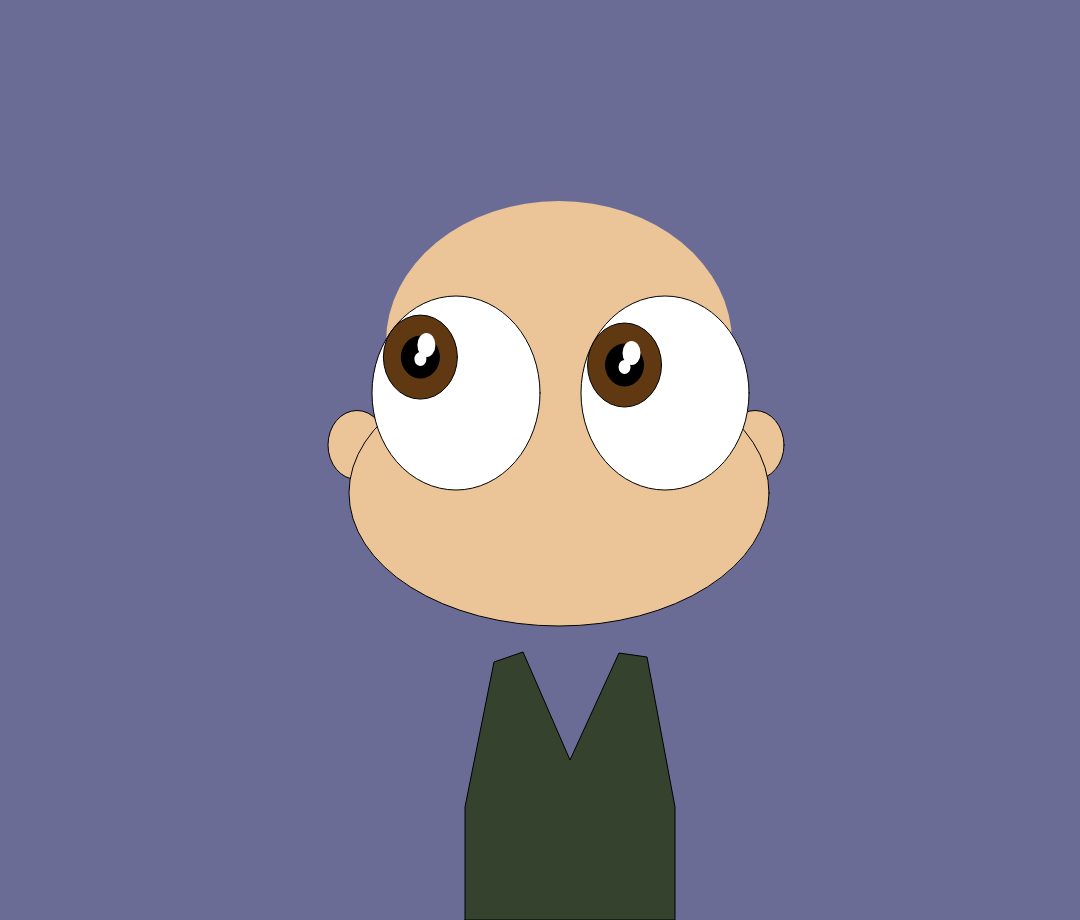
Frame 1 (no input)
Frame 60 (no input): identical to frame 1, image omitted
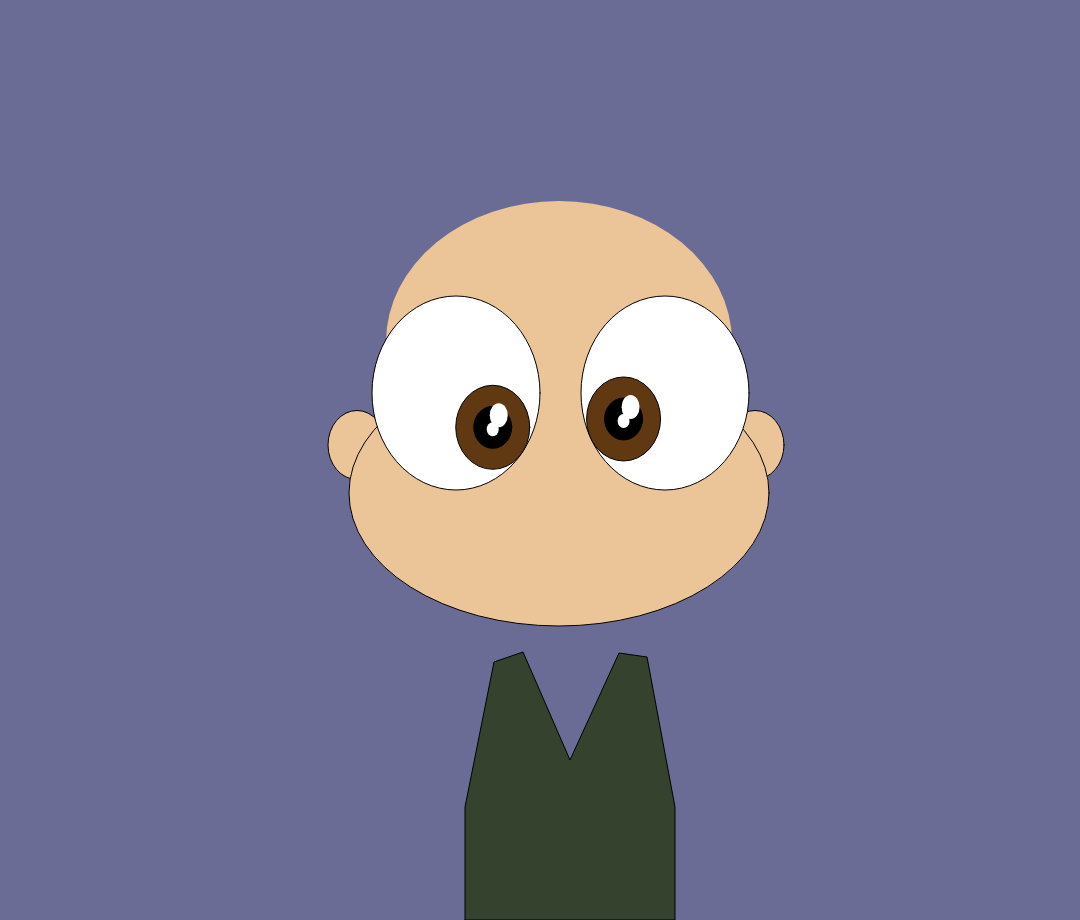
Frame 120 (the mouse pressed at the canvas centre since frame 60)

The p5.js sketch that drew these frames (run headless with seeded random() and noise() and a simulated clock; from frame 60 on, the mouse is pressed at the canvas centre):

// p5.js sketch
// ── sketch.js
//Self portrait

let pupilX = 540;
let pupilY = 438;

let leftEyeX = 456;
let leftEyeY = 393;
let rightEyeX = 665;
let rightEyeY = 393;

let maxX = (168/2) - (74/2);
let maxY = (194/2) - (84/2);

function setup() {
    createCanvas(1080, 920);
}

function draw() {
    background(107, 108, 150);

    //Hair (back)
    fill(96, 57, 19);
    stroke(0);

    beginShape();

    bezierVertex(238, 920);

    bezierVertex(214, 688);
    bezierVertex(256, 641);
    bezierVertex(256, 641);

    bezierVertex(256, 641);
    bezierVertex(205, 706);
    bezierVertex(205, 706);

    bezierVertex(205, 706);
    bezierVertex(273, 566);
    bezierVertex(275, 470);
    
    bezierVertex(278, 370);
    bezierVertex(229, 116);
    bezierVertex(549, 116);
    
    bezierVertex(869, 116);
    bezierVertex(819, 404);
    bezierVertex(819, 524);

    bezierVertex(818, 644);
    bezierVertex(868, 752);
    bezierVertex(868, 752);

    bezierVertex(868, 752);
    bezierVertex(830, 704);
    bezierVertex(830, 704);

    bezierVertex(851, 757);
    bezierVertex(860, 920);
    bezierVertex(860, 920);

    endShape(CLOSE);


    //arms
    fill(235, 196, 152);
    stroke(0);

    beginShape();

    bezierVertex(309, 920);

    bezierVertex(309, 920);
    bezierVertex(425, 707);
    bezierVertex(475, 670);

    bezierVertex(485, 664);
    bezierVertex(528, 650);
    bezierVertex(528, 650);

    bezierVertex(528, 650);
    bezierVertex(528, 620);
    bezierVertex(528, 620);

    bezierVertex(528, 620);
    bezierVertex(603, 620);
    bezierVertex(603, 620);

    bezierVertex(603, 620);
    bezierVertex(603, 650);
    bezierVertex(603, 650);

    bezierVertex(603, 650);
    bezierVertex(647, 658);
    bezierVertex(654, 660);
    
    bezierVertex(715, 679);
    bezierVertex(831, 920);
    bezierVertex(831, 920);

    bezierVertex(831, 920);
    bezierVertex(744, 920);
    bezierVertex(744, 920);

    bezierVertex(744, 920);
    bezierVertex(646, 760);
    bezierVertex(646, 760);

    bezierVertex(646, 760);
    bezierVertex(493, 761);
    bezierVertex(493, 761);

    bezierVertex(493, 761);
    bezierVertex(394, 920);
    bezierVertex(394, 920);

    endShape(CLOSE);
   

    // Vest
    fill(53, 66, 46);
    stroke(0);

    beginShape();

    vertex(465, 920);
    vertex(465, 807);
    vertex(494, 662);
    vertex(523, 652);
    vertex(570, 760);
    vertex(619, 653);
    vertex(647, 657);
    vertex(675, 807);
    vertex(675, 920);

    endShape(CLOSE);

    // Ears
    fill(235, 196, 152);
    stroke(0);
    ellipse(755, 445, 58, 69);
    ellipse(357, 445, 58, 69);

    // Face
    fill(235, 196, 152);
    stroke(0);
    ellipse(559, 493, 420, 266);
    noStroke();
    ellipse(559, 342, 346, 282);

    // Eyes (whites)
    fill(255);
    stroke(0);
    ellipse(665, 393, 168, 194);
    ellipse(456, 393, 168, 194);

    // Left pupil position
    let leftAngle = atan2(pupilY - leftEyeY, pupilX - leftEyeX);
    let leftDist = dist(pupilX, pupilY, leftEyeX, leftEyeY);
    let lx = leftEyeX + cos(leftAngle) * min(leftDist, maxX);
    let ly = leftEyeY + sin(leftAngle) * min(leftDist, maxY);

    // Right pupil position
    let rightAngle = atan2(pupilY - rightEyeY, pupilX - rightEyeX);
    let rightDist = dist(pupilX, pupilY, rightEyeX, rightEyeY);
    let rx = rightEyeX + cos(rightAngle) * min(rightDist, maxX);
    let ry = rightEyeY + sin(rightAngle) * min(rightDist, maxY);

    // Pupila izquierda
    fill(96, 57, 19);
    stroke(0);
    ellipse(lx, ly, 74, 84);
    fill(0);
    ellipse(lx, ly, 38, 42);
    fill(255);
    noStroke();
    ellipse(lx + 6, ly - 12, 18, 24);
    ellipse(lx, ly + 2, 12, 14);

    // Pupila derecha
    fill(96, 57, 19);
    stroke(0);
    ellipse(rx, ry, 74, 84);
    fill(0);
    ellipse(rx, ry, 38, 42);
    fill(255);
    noStroke();
    ellipse(rx + 7, ry - 12, 18, 24);
    ellipse(rx, ry + 2, 12, 14);


    // Hair (front)
    fill(109, 69, 41);
    stroke(0);

    beginShape();

    bezierVertex(558, 256);

    bezierVertex(424, 406);
    bezierVertex(221, 370);
    bezierVertex(280, 236);

    bezierVertex(286, 273);
    bezierVertex(318, 290);
    bezierVertex(350, 278);
    
    bezierVertex(320, 274);
    bezierVertex(303, 224);
    bezierVertex(303, 224);

    bezierVertex(381, 234);
    bezierVertex(372, 194);
    bezierVertex(438, 156);

    bezierVertex(505, 118);
    bezierVertex(594, 124);
    bezierVertex(656, 153);

    bezierVertex(718, 179);
    bezierVertex(726, 262);
    bezierVertex(825, 234);

    bezierVertex(790, 350);
    bezierVertex(675, 393);
    bezierVertex(558, 256);

    endShape();

    //Nose
    noFill();
    stroke(0);

    beginShape();

    bezierVertex(543, 475);

    bezierVertex(543, 475);
    bezierVertex(555, 453);
    bezierVertex(562, 453);

    bezierVertex(570, 453);
    bezierVertex(583, 475);
    bezierVertex(583, 475);
    
    endShape();

    //Mouth
    noFill();
    stroke(0);

    beginShape();

    bezierVertex(485, 533);

    bezierVertex(488, 548);
    bezierVertex(520, 575);
    bezierVertex(554, 558);
    
    endShape();

}

function mouseMoved() {
    pupilX = mouseX;
    pupilY = mouseY;
}
